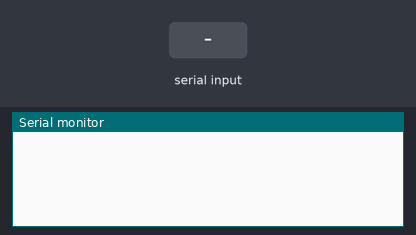
Bench run of a sketch on a simulated Arduino Uno, built with avr-gcc and run on an emulated ATmega328P. On the bench: the last lines printed to the serial monitor. The test bench sets the inputs (shaded band).

Above: at 1.2 s.
1.3 s: "$GNRMC\n" received over the second serial link
At 1.8 s:
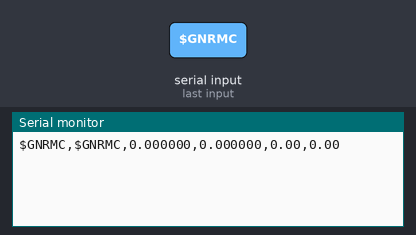
2.8 s: "$GPRMC\n" received over the second serial link
At 4.0 s:
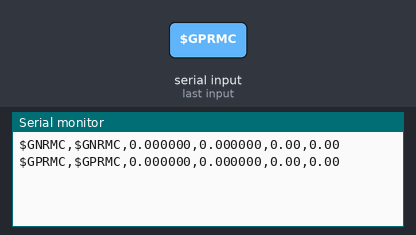
4.3 s: "$GNRMC,45\n" received over the second serial link
At 5.3 s:
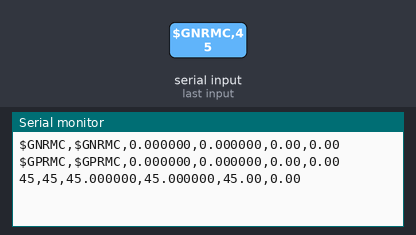

The sketch:

Neo-6M.ino
```cpp
#include <SoftwareSerial.h>

SoftwareSerial gpsSerial(2, 3);  // RX, TX

void setup() {
  Serial.begin(9600);
  gpsSerial.begin(9600);
}

void loop() {
  String data = gpsSerial.readStringUntil('\n');

  if (data.startsWith("$GNRMC") || data.startsWith("$GPRMC")) {
    // Extract time, date, latitude, longitude, speed, and course from RMC sentence
    int comma1 = data.indexOf(",");
    int comma2 = data.indexOf(",", comma1 + 1);
    int comma3 = data.indexOf(",", comma2 + 1);
    int comma4 = data.indexOf(",", comma3 + 1);
    int comma5 = data.indexOf(",", comma4 + 1);
    int comma6 = data.indexOf(",", comma5 + 1);
    int comma7 = data.indexOf(",", comma6 + 1);
    int comma8 = data.indexOf(",", comma7 + 1);

    String time = data.substring(comma1 + 1, comma2);
    float latitude = data.substring(comma3 + 1, comma4).toFloat();
    float longitude = data.substring(comma5 + 1, comma6).toFloat();
    float speed = data.substring(comma7 + 1, comma8).toFloat();
    float course = data.substring(comma8 + 1).toFloat();

    // Extract date from RMC sentence
    int dateStart = data.indexOf(",", comma8 + 1) + 1;
    int dateEnd = data.indexOf(",", dateStart);
    String date = data.substring(dateStart, dateEnd);

    // Concatenate the data into a comma-separated list
    String output = time + "," + date + "," + String(latitude, 6) + "," + String(longitude, 6) + "," + String(speed, 2) + "," + String(course, 2);
    Serial.println(output);

  }
}
```

Measured:
- after the input at 1.3 s, the serial monitor: prints a new line at once (image 1)
- after the input at 2.8 s, the serial monitor: prints a new line at once (image 2)
- after the input at 4.3 s, the serial monitor: prints a new line at once (image 3)
